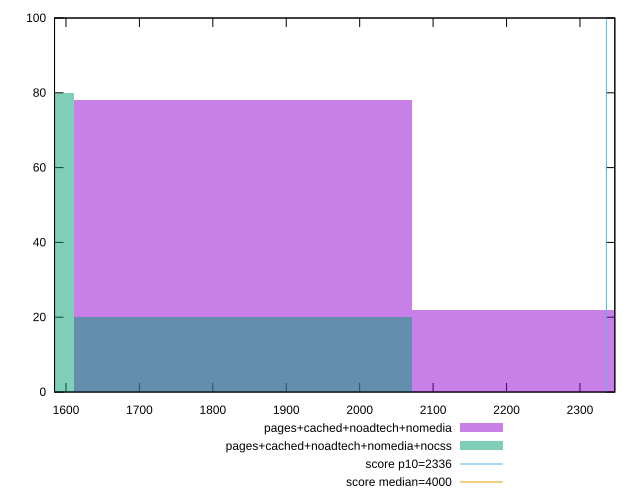

This chart was generated by the following gnuplot code:
reset

$pagesCachedNoadtechNomedia <<EOF
2300.7610998831824 22
1840.6088799065458 78
EOF

$pagesCachedNoadtechNomediaNocss <<EOF
1840.6088799065458 20
1380.4566599299094 80
EOF

set key outside below
set boxwidth 460.15221997663645
set xrange [1584.4194:2347.4829999999997]
set yrange [0:100]
set trange [0:100]
set style fill transparent solid 0.5 noborder

set parametric
set terminal svg size 640, 500 enhanced background rgb 'white'
set output "report_00018_2021-02-10T15-25-16.877Z/first-meaningful-paint/comparison/histogram/3_vs_4.svg"

plot $pagesCachedNoadtechNomedia title "pages+cached+noadtech+nomedia" with boxes, \
     $pagesCachedNoadtechNomediaNocss title "pages+cached+noadtech+nomedia+nocss" with boxes, \
     2336,t title "score p10=2336", \
     4000,t title "score median=4000"

reset
